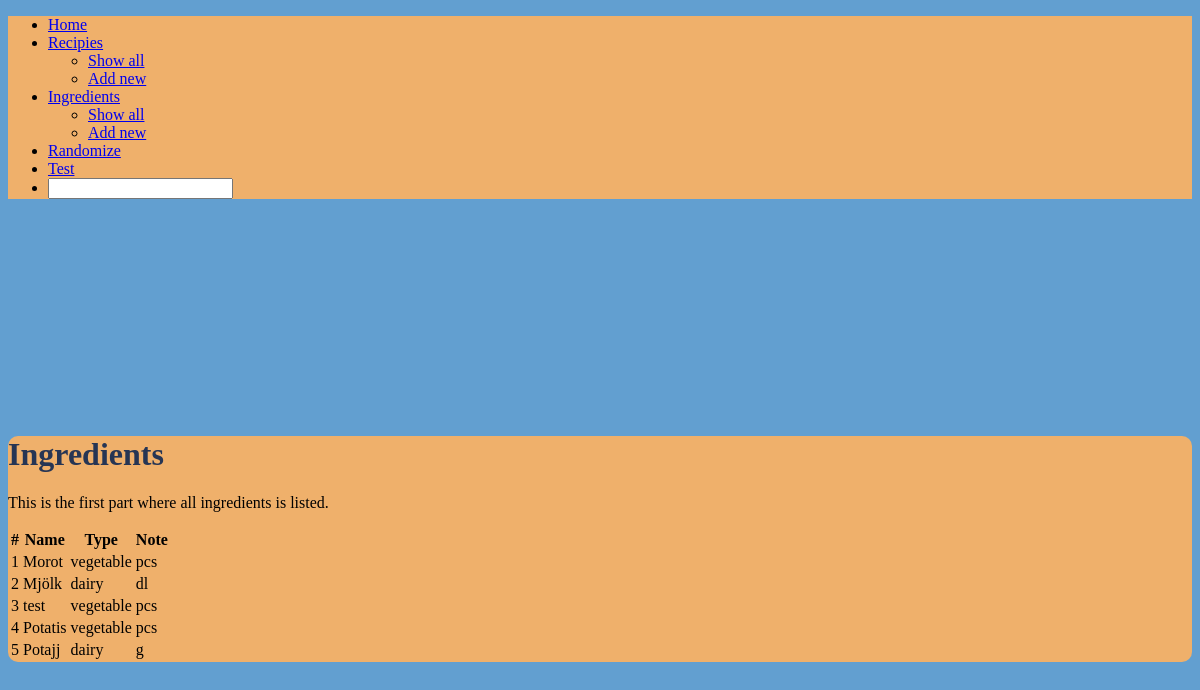
Page /ingredients/list on the committed database.
### tables this page shows
CREATE TABLE "ingredient" (
	"id"	INTEGER,
	"name"	VARCHAR(255),
	"type"	VARCHAR(255),
	"unit"	VARCHAR(255),
	"note"	TEXT,
	PRIMARY KEY("id" AUTOINCREMENT)
);

### app.py (the view)
@app.route('/ingredients/list')
def list_ingredients():
    return render_template(
        "list_ingredients.html",
        ingredients=get_ingredients_from_db()
    )

### database.py (called while the page is built)
def get_ingredients_from_db():
    with sqlite3.connect('cookbook.db') as conn:
        c = conn.cursor()
        ingredients_list = c.execute(
            "SELECT * FROM ingredient")
    labels = ["id", "name", "type", "note"]
    ingredients = [
        dict(zip(labels, data))
        for data
        in ingredients_list.fetchall()
    ]
    return ingredients

### templates/list_ingredients.html (shortened to what this page needs)
{% extends "base_layout.html" %}
{% block main %}
    <h1 class="text-color">Ingredients</h1>
    <p>
        This is the first part where all ingredients is listed.
    </p>
    <table class="table" data-role="table">
        <thead>
            <th>#</th>
            <th>Name</th>
            <th>Type</th>
            <th>Note</th>
        </thead>
        <tbody>
            {% for ingredient in ingredients %}
            <tr>
                <td>{{ ingredient["id"] }}</td>
                <td>{{ ingredient["name"] }}</td>
                <td>{{ ingredient["type"] }}</td>
                <td>{{ ingredient["note"] }}</td>
            </tr>
            {% endfor %}
        </tbody>
    </table>
{% endblock %}

### templates/base_layout.html (shortened to what this page needs)
<!DOCTYPE html>
<html lang="en">
    <head>
        <link rel="stylesheet" href="https://cdn.metroui.org.ua/v4/css/metro-all.min.css">
        <link rel="stylesheet" href={{ url_for('static', filename='css/styles.css') }}>
    </head>
    <body class="carolina-blue">
        <ul class="h-menu middle-yellow-red">
            <li><a href="/">Home</a></li>
            <li><a href="#" class="dropdown-toggle">Recipies</a>
                <ul class="d-menu" data-role="dropdown">
                    <li><a href="/recipies/list">Show all</a></li>
                    <li><a href="/recipes/add">Add new</a></li>
                </ul>
            </li>
            <li><a href="#" class="dropdown-toggle">Ingredients</a>
                <ul class="d-menu" data-role="dropdown">
                    <li><a href="/ingredients/list">Show all</a></li>
                    <li><a href="/ingredients/add">Add new</a></li>
                </ul>
            </li>
            <li><a href="/random">Randomize</a></li>
            <li><a href="/test">Test</a></li>
            <li>
                <form>
                    <input type="text" data-role="input" data-search-button="true">
                </form>
            </li>
        </ul>
        <div>
            <div class="container main">
                {% block main %}{% endblock %}
            </div>
        </div>
    </body>
</html>

### static/css/styles.css (style rules this page uses)
.main { margin-top: 20%; background-color: #EFB06B; border-radius: 10px; }
.middle-yellow-red { background-color: #EFB06B; }
.carolina-blue { background-color: #629FD0 }
.text-color { color: #263554; }

### rows in the picture
ingredient: id "1", name "Morot", type "vegetable", note "pcs"
ingredient: id "2", name "Mjölk", type "dairy", note "dl"
ingredient: id "3", name "test", type "vegetable", note "pcs"
ingredient: id "4", name "Potatis", type "vegetable", note "pcs"
ingredient: id "5", name "Potajj", type "dairy", note "g"
